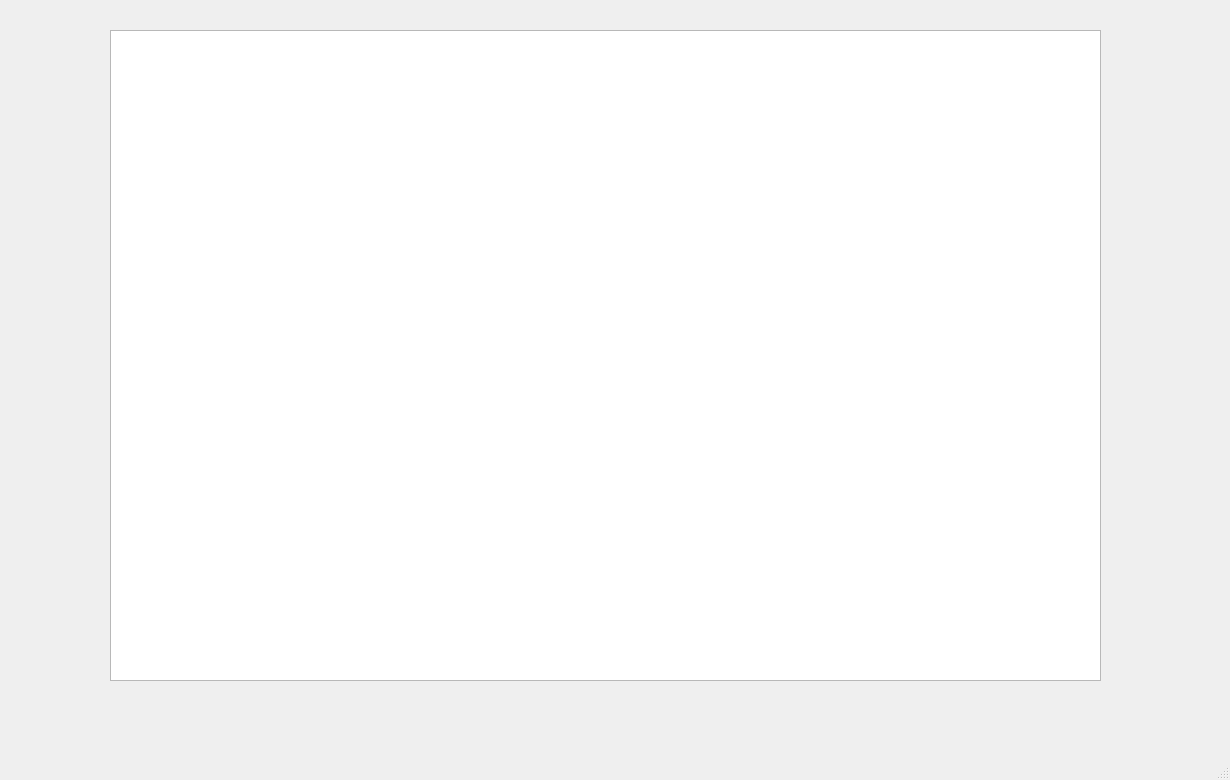
<?xml version="1.0" encoding="UTF-8"?>
<ui version="4.0">
 <class>MainWindow</class>
 <widget class="QMainWindow" name="MainWindow">
  <property name="geometry">
   <rect>
    <x>0</x>
    <y>0</y>
    <width>1230</width>
    <height>780</height>
   </rect>
  </property>
  <property name="windowTitle">
   <string>MainWindow</string>
  </property>
  <widget class="QWidget" name="centralwidget">
   <widget class="QTableWidget" name="orders_table">
    <property name="geometry">
     <rect>
      <x>110</x>
      <y>30</y>
      <width>991</width>
      <height>651</height>
     </rect>
    </property>
   </widget>
  </widget>
  <widget class="QMenuBar" name="menubar">
   <property name="geometry">
    <rect>
     <x>0</x>
     <y>0</y>
     <width>1230</width>
     <height>22</height>
    </rect>
   </property>
  </widget>
  <widget class="QStatusBar" name="statusbar"/>
 </widget>
 <resources/>
 <connections/>
</ui>
